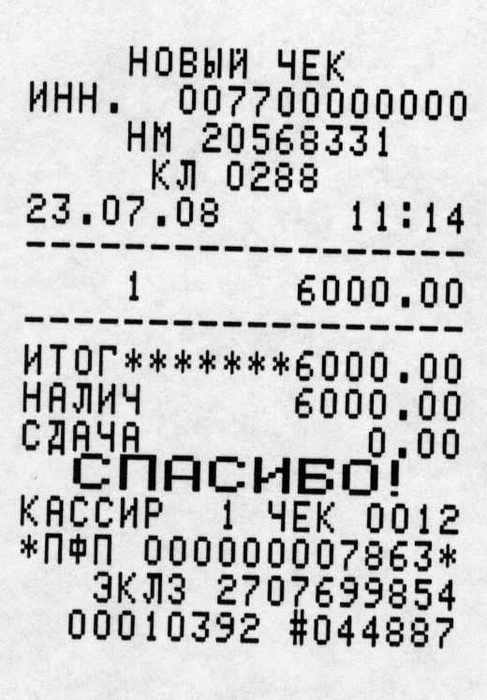
#> input picture in_progress/с2.jpg, 487 x 700 px, found by its file name
$ python 123_rect.py   (older library calls are emulated)
#> lines starting #> are read from the running program, lines starting #| are printed output that depends on the picture; after the words box and inside, x2 and y2 are one past the last pixel; in counts of white or black regions, pixels touching at a corner belong together
import cv2
import numpy as np
from matplotlib import pyplot as plt
img = cv2.imread('/home/yauhen/temp/1/с2.jpg')
#> img is the input picture: shape (700, 487, 3); min 0, max 255, mean 204.3


imgray = cv2.cvtColor(img,cv2.COLOR_BGR2GRAY)
ret,thresh = cv2.threshold(imgray,120,120,120)
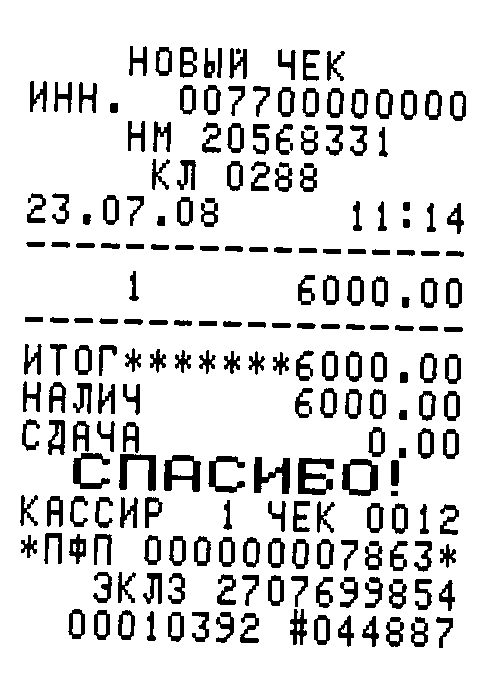
#> thresh: shape (700, 487); values 0 (black) and 120 (white), 86.4% white; 210 black regions
im2, contours, hierarchy = cv2.findContours(thresh,cv2.RETR_LIST,cv2.CHAIN_APPROX_SIMPLE)
#> contours = 294 contours, 6 with area under 20; largest, box (x1, y1, x2, y2) and area: (0, 0, 487, 700) 339714, (341, 458, 379, 497) 1212, (163, 454, 202, 493) 1068, (297, 457, 335, 496) 890, (253, 456, 291, 495) 776

#gray=img.copy()
#gray,contours,hierarchy = cv2.findContours(gray,cv2.RETR_LIST,cv2.CHAIN_APPROX_SIMPLE)
#cv2.drawContours(img, contours, -1, (0,0,0), 0)
hulls = [cv2.convexHull(p.reshape(-1, 1, 2)) for p in contours[0]]
#> hulls = 8 contours, all with area under 20
#contours,boxes=sort_contours(contours)
idx = 0

for cnt in contours:
    idx += 1
    x,y,w,h = cv2.boundingRect(cnt)
    if h>1000 and w>1000:
        continue

    # discard areas that are too small
    if h<13 or w<13:
        continue

    roi=img[y:y+h,x:x+w]
    cv2.imwrite('/home/yauhen/temp/1/2/'+str(idx) + '.jpg', roi)
    cv2.rectangle(img,(x,y),(x+w,y+h),(200,0,0),2)
#> this loop made 294 passes
#> (x, y, w, h) on passes 1 to 3: (414, 635, 10, 7), (390, 635, 9, 7), (366, 626, 6, 8)
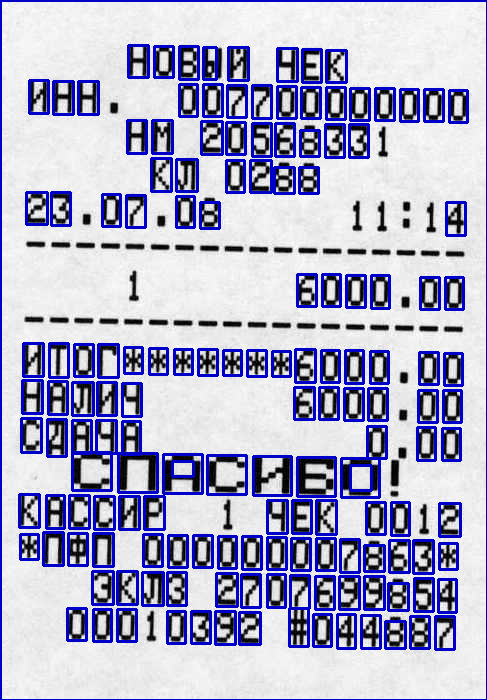
#> img: shape (700, 487, 3); 14.81% of pixels changed, all inside (x1, y1, x2, y2) = (0, 0, 487, 700)
#> after the loop, idx = 294

cv2.polylines(img, hulls, 1, (0, 0, 0), 3)
#> img: shape (700, 487, 3); 0.02% of pixels changed, all inside (x1, y1, x2, y2) = (412, 633, 426, 644)
plt.subplot(1,1,1),plt.imshow(img)
plt.title('Regions'), plt.xticks([]), plt.yticks([])

plt.show()

$ run again, with in_progress/check.jpg copied over in_progress/с2.jpg
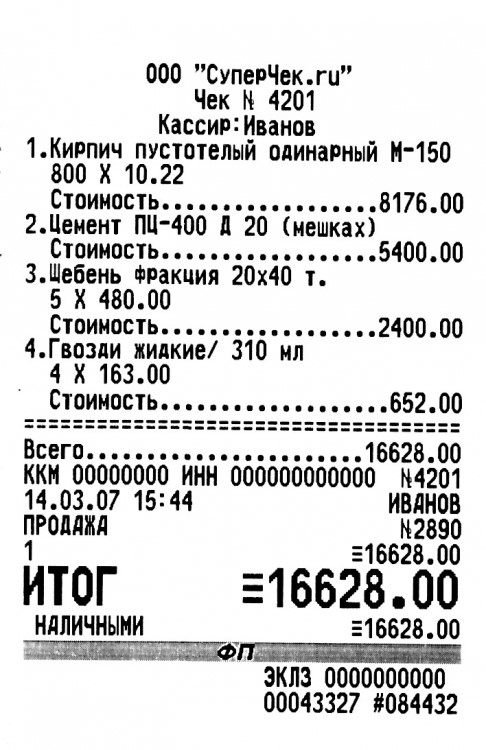
#> input picture in_progress/check.jpg, 486 x 750 px, found by its file name
#> img is the input picture: shape (750, 486, 3); min 0, max 255, mean 217.9
#> `ret,thresh = cv2.threshold(imgray,120,120,120)`:
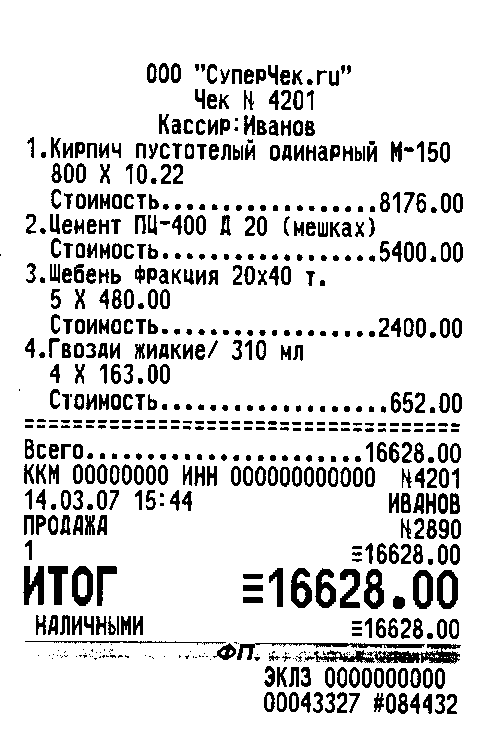
#> thresh: shape (750, 486); values 0 (black) and 120 (white), 86.4% white; 635 black regions (83 under 20 px)
#> contours = 901 contours, 239 with area under 20; largest, box (x1, y1, x2, y2) and area: (0, 0, 486, 750) 363263, (373, 643, 462, 664) 1105, (71, 565, 94, 607) 756, (436, 569, 459, 610) 750, (412, 569, 434, 610) 726
#> hulls = 7 contours, all with area under 20
#> the loop `for cnt in contours:` made 901 passes
#> (x, y, w, h) on passes 1, 5, 6: (401, 705, 4, 5), (304, 700, 3, 3), (401, 697, 4, 4)
#> after the loop `for cnt in contours:`:
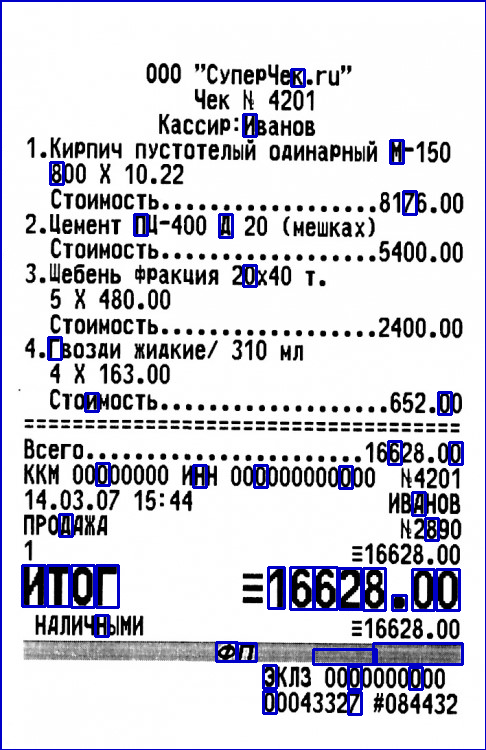
#> img: shape (750, 486, 3); 3.97% of pixels changed, all inside (x1, y1, x2, y2) = (0, 0, 486, 750)
#> after the loop `for cnt in contours:`: idx = 901
